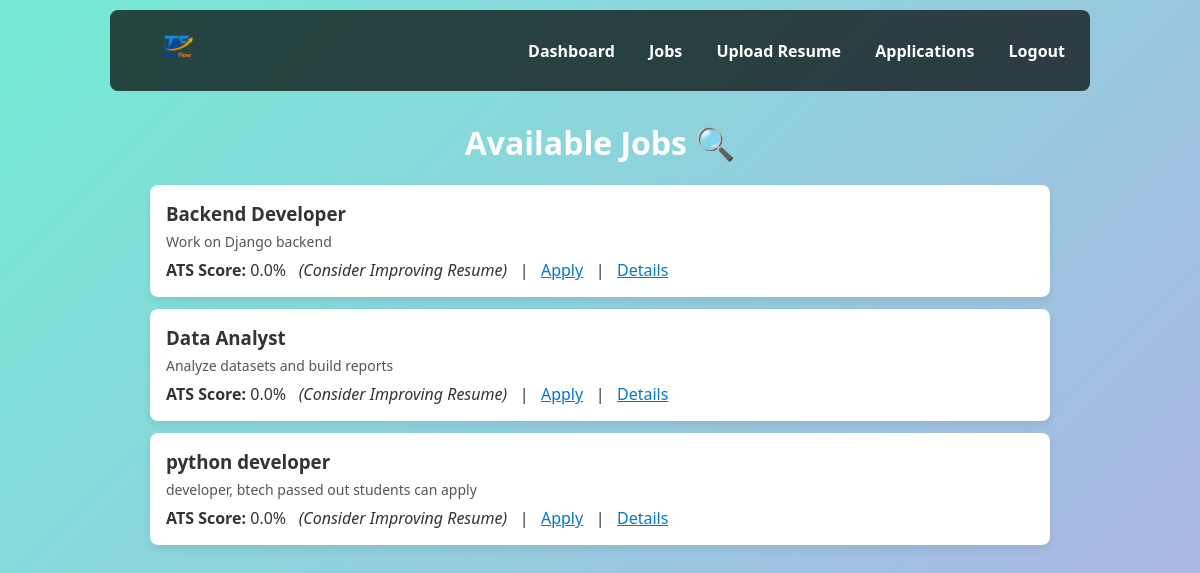
Page /jobs/ (signed in) on the committed database.
### userapp/models.py (models this page shows)
class Job(models.Model):
    recruiter = models.ForeignKey(User, on_delete=models.CASCADE, null=True, blank=True)
    title = models.CharField(max_length=200)
    description = models.TextField()
    required_skills = models.TextField(default='[]')  # JSON string
    min_cgpa = models.FloatField(default=0)
    min_experience = models.FloatField(default=0)
    required_certifications = models.TextField(default='[]')  # JSON string
    application_link = models.URLField(blank=True, default='')
    def get_required_skills(self):
        return json.loads(self.required_skills)
    def get_required_certifications(self):
        return json.loads(self.required_certifications)

### userapp/views.py (the view)
# urls.py: path('jobs/', views.job_list, name='view_jobs'),
def job_list(request):
    profile = request.user.profile
    jobs = Job.objects.all()
    jobs_with_score = []
    for job in jobs:
        app = Application.objects.filter(user=request.user, job=job, status='applied').first()
        ats_score = calculate_ats_score(profile, job, resume_file=(app.resume if app else None))
        breakdown = get_skill_match(profile, job, resume_file=(app.resume if app else None))
        apply_recommendation = "Apply" if ats_score >= 70 else "Consider Improving Resume"
        already_applied = Application.objects.filter(user=request.user, job=job, status='applied').exists()
        jobs_with_score.append({
            'job': job,
            'score': ats_score,
            'recommendation': apply_recommendation,
            'already_applied': already_applied,
            'matched_skills': breakdown['matched'],
            'missing_skills': breakdown['missing'],
            'used_resume': breakdown['used_resume']
        })
    return render(request, 'jobs/job_list.html', {'jobs_with_score': jobs_with_score})

### userapp/models.py (called while the page is built)
    def get_skills(self):
        return json.loads(self.skills)

    def get_certifications(self):
        return json.loads(self.certifications)

### userapp/templates/jobs/job_list.html (shortened to what this page needs)
{% load static %}
<!DOCTYPE html>
<html>
<head>
    <link rel="stylesheet" href="{% static 'style.css' %}">
</head>
<body>
<nav style="display:flex; justify-content:space-between; align-items:center;">
    <div style="display:flex; align-items:center; gap:12px;">
        <a href="{% url 'index' %}" title="TalentFlow">
            <img src="{% static 'images/logo.png' %}" alt="TalentFlow Logo" style="height:56px; border-radius:6px;">
        </a>
    </div>
    <div>
        <a href="{% url 'student_dashboard' %}">Dashboard</a>
        <a href="{% url 'view_jobs' %}">Jobs</a>
        <a href="{% url 'upload_resume' %}">Upload Resume</a>
        <a href="{% url 'student_applications' %}">Applications</a>
        <a href="{% url 'logout' %}">Logout</a>
    </div>
</nav>
<div style="max-width:900px; margin:30px auto;">
    <h1>Available Jobs 🔍</h1>
    {% if jobs_with_score %}
        <ul style="list-style:none; padding:0;">
            {% for item in jobs_with_score %}
                <li style="background:#fff; padding:16px; margin-bottom:12px; border-radius:8px; box-shadow:0 4px 8px rgba(0,0,0,0.08);">
                    <h3 style="margin:0 0 6px 0;">{{ item.job.title }}</h3>
                    <div style="font-size:14px; color:#555; margin-bottom:8px;">{{ item.job.description|truncatewords:30 }}</div>
                    <div>
                        <strong>ATS Score:</strong> {{ item.score }}% &nbsp;
                        <em>({{ item.recommendation }})</em>
                        &nbsp; | &nbsp;
                        {% if item.already_applied %}
                            <strong>Already Applied ✅</strong>
                        {% else %}
                            {% if item.job.application_link %}
                                <a href="{% url 'apply_external' item.job.id %}" target="_blank">Apply Externally</a>
                            {% else %}
                                <a href="{% url 'apply_job' item.job.id %}">Apply</a>
                            {% endif %}
                        {% endif %}
                        &nbsp; | &nbsp;
                        <a href="{% url 'view_job' item.job.id %}">Details</a>
                    </div>
                </li>
            {% endfor %}
        </ul>
    {% else %}
        <p>No jobs available.</p>
    {% endif %}
</div>
</body>
</html>

### userapp/static/style.css (style rules this page uses)
body { font-family: 'Segoe UI', Tahoma, Geneva, Verdana, sans-serif; background: linear-gradient(135deg, #74ebd5 0%, #ACB6E5 100%); margin: 0; padding: 0; color: #333; }
h1 { text-align: center; color: #fff; margin-top: 20px; }
nav { background-color: rgba(0, 0, 0, 0.7); padding: 10px; text-align: center; border-radius: 8px; margin: 10px auto; width: 80%; }
nav a { color: #fff; margin: 0 15px; text-decoration: none; font-weight: bold; }
ul { list-style-type: none; padding: 0; }
ul li { margin: 10px 0; }
a { color: #0077cc; }

### rows in the picture
Job: job "Backend Developer", job.description "Work on Django backend", score "0.0", recommendation "Consider Improving Resume", application_link "Apply"
Job: job "Data Analyst", job.description "Analyze datasets and build reports", score "0.0", recommendation "Consider Improving Resume", application_link "Apply"
Job: job "python developer", job.description "developer, btech passed out students can apply", score "0.0", recommendation "Consider Improving Resume", application_link "Apply"
